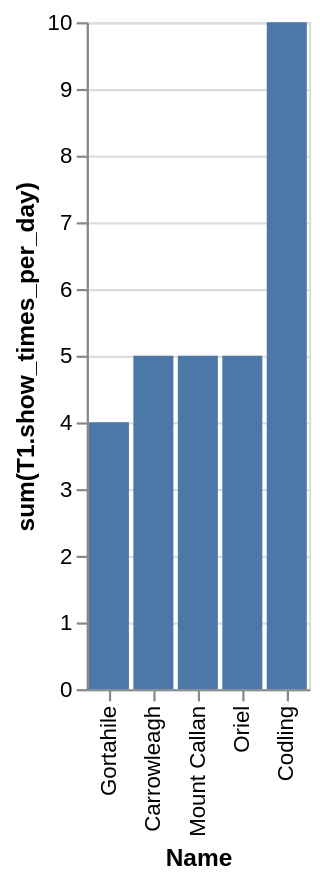

Specify this chart in Vega-Lite:
### Vega-Lite specification from a JSON file in a GitHub repository (floating-point values rounded to 4 significant figures)
{"data": {"values": [{"x_data": "Gortahile", "y_data": 4}, {"x_data": "Carrowleagh", "y_data": 5}, {"x_data": "Mount Callan", "y_data": 5}, {"x_data": "Oriel", "y_data": 5}, {"x_data": "Codling", "y_data": 10}]}, "mark": "bar", "encoding": {"x": {"field": "x_data", "type": "nominal", "title": "Name", "sort": {"op": "sum", "field": "y_data", "order": "ascending"}}, "y": {"field": "y_data", "type": "quantitative", "title": "sum(T1.show_times_per_day)"}}}
